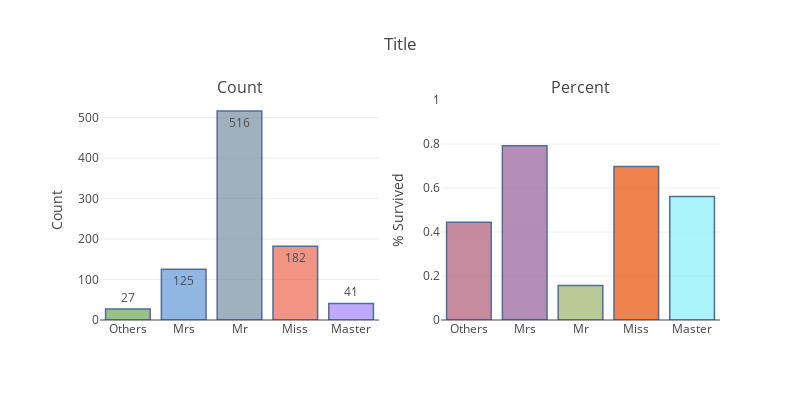

The notebook cell this image was saved under:
### Code cell
# observe the distribution of title
temp_col = train_df.columns.values[12]
plot_count_percent_for_object(train_df, temp_col)

### Figure 1 — Plotly figure (JSON) as saved in the notebook; plotly's stock layout.template omitted (floating-point values rounded to 4 significant figures)
{"data": [{"marker": {"color": ["#6EA753", "#619AD7", "#7A90A4", "#EC6850", "#A585FF", "#F10244", "#CE1552", "#3CCD25", "#AF58A8", "#C39060", "#D025CD", "#971584", "#3A0CD4", "#5FF2C6", "#ED3E5B", "#2AB437", "#8723A9", "#E5C693", "#CFF66F", "#ABE8F4", "#39B8B6", "#341C0E", "#3AE845", "#8B1790", "#8F9557", "#45D3DF", "#284965", "#56FF59", "#807C30", "#6A866C", "#D1682B", "#A33B05", "#4E0BEE", "#3B2B32", "#602F31", "#191459", "#17746C", "#30B5F5", "#A8609F", "#5887E1", "#40C088", "#CF2417", "#9191A2", "#73AED2", "#F9BE99", "#732DBB", "#E23A73", "#93374A", "#0152DD", "#AEA81F", "#516A5E", "#F1F326", "#B55FB7", "#1B94CF", "#439450", "#59FA67", "#CBC937", "#4F0040", "#65693A", "#179C77", "#D72105", "#2C8B1E", "#F32259", "#5A457E", "#277730", "#77DAC8", "#C2927E", "#82E50E", "#0BED41", "#A2F98D", "#B429F8", "#E6E0BE", "#677931", "#A96093", "#C44B82", "#C4C723", "#65947A", "#2B197A", "#E60F2B", "#D3DAD4", "#AE64AC", "#94A6B4", "#B111A4", "#8A6BB5", "#F60A58", "#0F802B", "#F77D4B", "#25CF3F", "#0E2695", "#45B763", "#EDB17D", "#76DAD5", "#4AA727", "#274850", "#815779", "#DB2E0F", "#03FC5F", "#306697", "#668383", "#966F12"], "line": {"color": "rgb(8,48,107)", "width": 1.5}}, "name": "Count", "opacity": 0.7, "orientation": "v", "text": [27, 125, 516, 182, 41], "textfont": {"color": "rgb(0, 0, 0)", "size": 0}, "textposition": "auto", "type": "bar", "x": ["Others", "Mrs", "Mr", "Miss", "Master"], "xaxis": "x1", "y": [27, 125, 516, 182, 41], "yaxis": "y1"}, {"marker": {"color": ["#AE5B77", "#985E9A", "#9DB36D", "#E84E02", "#88F0FC", "#17D453", "#13A01C", "#EC49FE", "#7D11E8", "#73F67F", "#BB0CD6", "#73BDD7", "#67FB9E", "#BC79A7", "#9E8A45", "#3C4068", "#782500", "#5BCF26", "#0C65E0", "#E9FE58", "#EC15E3", "#071AF3", "#19E1E4", "#03F95B", "#8D5DB9", "#1FF68B", "#2115B8", "#B491C2", "#3518B2", "#62137C", "#714CBC", "#C8D8DB", "#6785F1", "#F66A9B", "#EF998F", "#096C7C", "#9668B9", "#E65FBA", "#7B340E", "#2525E9", "#C8BBA3", "#DB08D1", "#38EBD0", "#11F6E3", "#616960", "#D1EAEE", "#B81C9E", "#00F57C", "#2F1290", "#FF0BEC", "#E5C754", "#A50536", "#9A60BE", "#978D9B", "#77B0E1", "#618A65", "#95387A", "#635249", "#E54EC2", "#BE6A33", "#714F74", "#88011A", "#118FA8", "#D66D8A", "#E2B135", "#C6573C", "#4A6170", "#6657B9", "#65E3E2", "#1BE4A1", "#8BA7EE", "#1E239F", "#BAA285", "#55DEBB", "#E39D03", "#A1F7F8", "#575E98", "#F948DE", "#C3E0F0", "#6D8499", "#B54CF9", "#077A0E", "#CA56BF", "#B5F9C2", "#D11840", "#1A2EC5", "#FDA6D4", "#1AC379", "#3F0116", "#244C4E", "#C8777B", "#E1F380", "#8DF721", "#9680AF", "#2AF379", "#E5BCA4", "#75B99B", "#2DBB1A", "#F096DA", "#F7EEC2"], "line": {"color": "rgb(8,48,107)", "width": 1.5}}, "name": "Percent", "opacity": 0.7, "orientation": "v", "text": [["Others", 0.4444], ["Mrs", 0.792], ["Mr", 0.157], ["Miss", 0.6978], ["Master", 0.561]], "textfont": {"color": "rgb(0, 0, 0)", "size": 12}, "textposition": "auto", "type": "bar", "x": ["Others", "Mrs", "Mr", "Miss", "Master"], "xaxis": "x2", "y": [0.4444, 0.792, 0.157, 0.6978, 0.561], "yaxis": "y2"}], "layout": {"annotations": [{"font": {"size": 16}, "showarrow": false, "text": "Count", "x": 0.225, "xanchor": "center", "xref": "paper", "y": 1, "yanchor": "bottom", "yref": "paper"}, {"font": {"size": 16}, "showarrow": false, "text": "Percent", "x": 0.775, "xanchor": "center", "xref": "paper", "y": 1, "yanchor": "bottom", "yref": "paper"}], "height": 400, "margin": {"l": 100}, "showlegend": false, "title": "Title", "width": 800, "xaxis1": {"anchor": "y1", "domain": [0, 0.45]}, "xaxis2": {"anchor": "y2", "domain": [0.55, 1]}, "yaxis1": {"anchor": "x1", "domain": [0, 1], "title": "Count"}, "yaxis2": {"anchor": "x2", "domain": [0, 1], "range": [0, 1], "title": "% Survived"}}}
